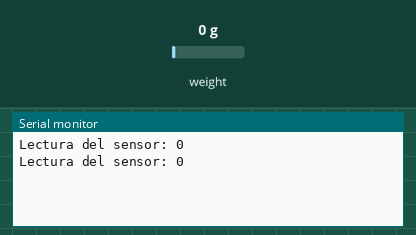
The sketch below on a simulated ESP32. On the bench: the last lines printed to the serial monitor. The test bench sets the inputs (shaded band); at power-on: weight on the scale 0 g.

Above: at 2.0 s.
2.1 s: weight on the scale set to 100 g
At 3.2 s:
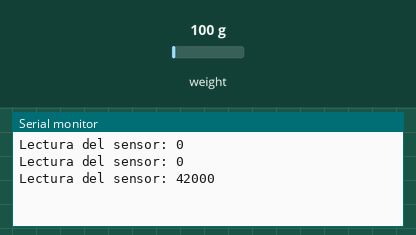
3.6 s: weight on the scale set to 1250 g
At 5.1 s:
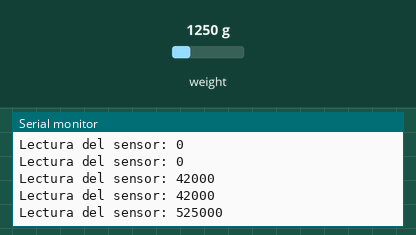
Timing chart, 0 to 6.6 s (numbered marks = the images above; inputs shaded):
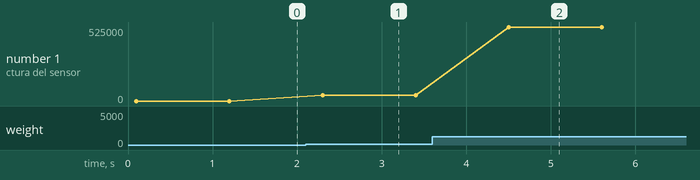

The sketch:

SensorDePeso.ino
```cpp
#include "HX711.h"

// Pines para la conexión del HX711
const int LOADCELL_DOUT_PIN = 5; // Pin D5 de la ESP32
const int LOADCELL_SCK_PIN = 6;  // Pin D6 de la ESP32

HX711 scale;

void setup() {
  Serial.begin(115200);
  // Inicializa el sensor HX711
  scale.begin(LOADCELL_DOUT_PIN, LOADCELL_SCK_PIN);

  // Si quieres realizar una tara automática, puedes descomentar la siguiente línea:
  // scale.set_scale();
  // scale.tare();  // Resetea la balanza al valor 0
}

void loop() {
  // Verifica si hay una nueva lectura disponible
  if (scale.is_ready()) {
    long reading = scale.read();  // Lee el valor bruto
    Serial.print("Lectura del sensor: ");
    Serial.println(reading);
  } else {
    Serial.println("Esperando al sensor...");
  }

  delay(1000);  // Lee cada segundo
}
```

Measured:
- after the input at 2.1 s, the serial monitor: prints a new line after 0.20 s (image 1)
- after the input at 3.6 s, the serial monitor: prints a new line after 0.90 s (image 2)
- plotted number 1: 0 → 42000 after the input at 2.1 s, 42000 → 525000 after the input at 3.6 s
